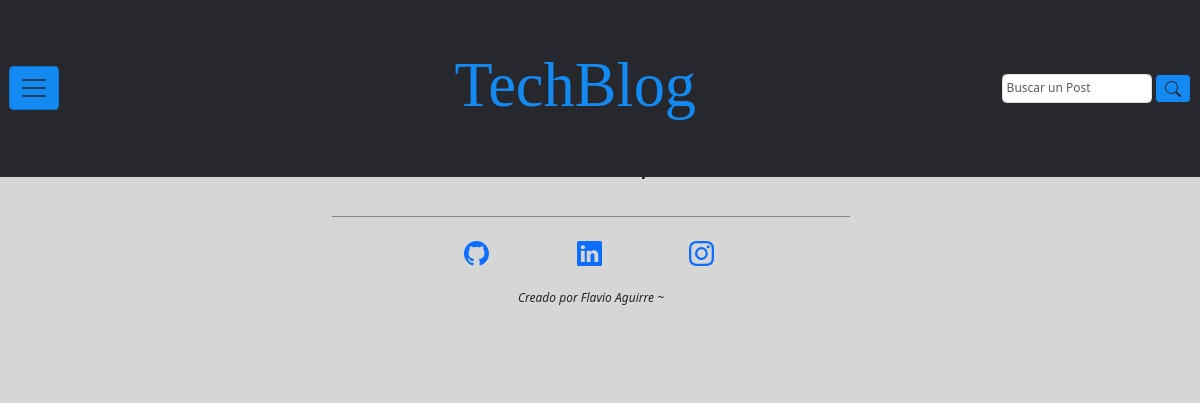
Page /empleos/lista_empleos/ on the earlier database version.
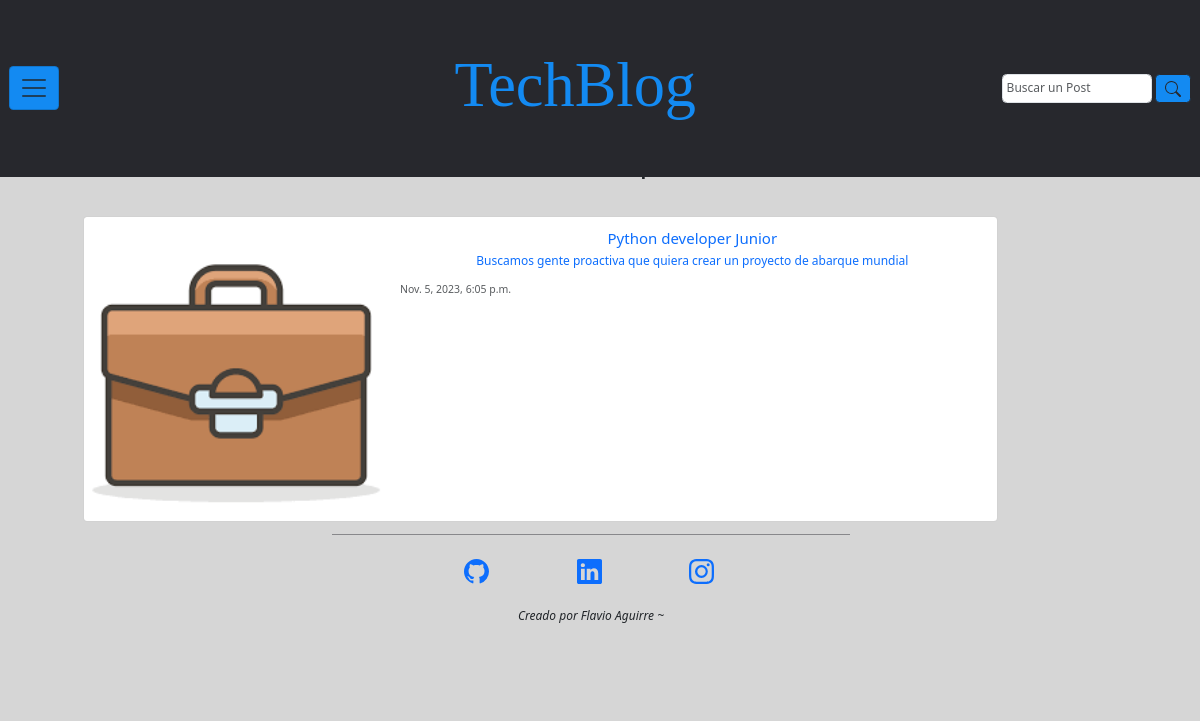
Same page on the later database version.
### empleos/models.py (models this page shows, shortened)
class Empleos(models.Model):
    titulo_empleo = models.CharField(max_length=100)
    descripcion_empleo = models.TextField()
    autor_empleo = models.ForeignKey(User, on_delete=models.CASCADE)
    fecha_publicacion_empleo = models.DateTimeField(auto_now_add=True)

### empleos/views.py (the view)
# urls.py: path('lista_empleos/', views.lista_empleos, name='empleos'),
def lista_empleos(request):
    lista_empleos = Empleos.objects.all().order_by('-fecha_publicacion_empleo')
    return render(request, 'empleos/lista_empleos.html', {'lista_empleos': lista_empleos})

### empleos/templates/empleos/lista_empleos.html
{% extends "base.html" %}
{% load static %}
{% block content %}
<main class="contanier contenedor-main d-f">
    <section class="row contenedor-section p-20 col-md-12">
        <h1 class="text-center" style="padding-bottom: 3%;">Bolsa de empleos</h1>
            {% for empleo in lista_empleos %}
                <article class="conteiner-article">
                    <div class="card mb-3" style="max-width: 90%;">
                        <a href="{{ empleo.id }}">
                            <div class="row g-0">
                                <div class="col-md-4">
                                    <img src={% static "assets/img/empleos/portfolio-img.png" %} class="img-fluid rounded-start" alt="...">
                                </div>
                                <div class="col-md-8">
                                    <div class="card-body">
                                        <h5 class="card-title text-center">{{ empleo.titulo_empleo }}</h5>
                                        <p class="card-text text-center">{{ empleo.descripcion_empleo }}</p>
                                        <p class="card-text"><small class="text-body-secondary">{{ empleo.fecha_publicacion_empleo }}</small></p>
                                    </div>
                                </div>
                            </div>
                        </a>
                    </div>
                </article>
            {% endfor %}
{% endblock %}

Differences in the rows shown:
added Empleos: titulo_empleo "Python developer Junior", descripcion_empleo "Buscamos gente proactiva que quiera crear un proyecto de abarque mundial", fecha_publicacion_empleo "Nov. 5, 2023, 6:05 p.m."
